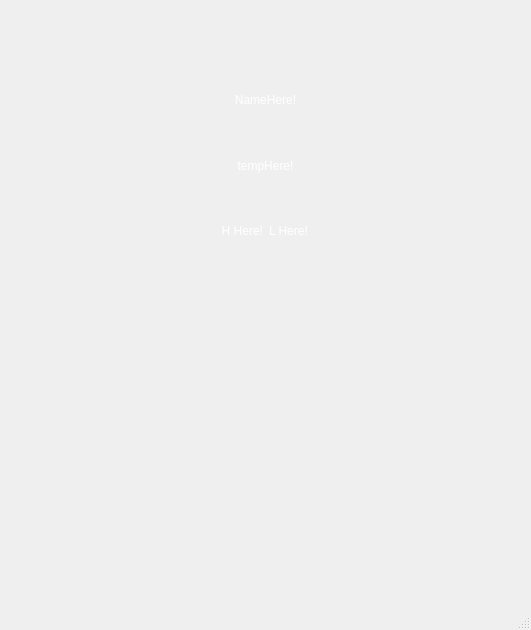
<?xml version="1.0" encoding="UTF-8"?>
<ui version="4.0">
 <class>MainWindow</class>
 <widget class="QMainWindow" name="MainWindow">
  <property name="geometry">
   <rect>
    <x>0</x>
    <y>0</y>
    <width>531</width>
    <height>630</height>
   </rect>
  </property>
  <property name="windowTitle">
   <string>MainWindow</string>
  </property>
  <widget class="QWidget" name="centralwidget">
   <widget class="QLabel" name="picture">
    <property name="geometry">
     <rect>
      <x>0</x>
      <y>0</y>
      <width>531</width>
      <height>611</height>
     </rect>
    </property>
    <property name="text">
     <string/>
    </property>
    <property name="pixmap">
     <pixmap>bg.jpg</pixmap>
    </property>
    <property name="scaledContents">
     <bool>true</bool>
    </property>
   </widget>
   <widget class="QWidget" name="verticalLayoutWidget">
    <property name="geometry">
     <rect>
      <x>140</x>
      <y>70</y>
      <width>251</width>
      <height>191</height>
     </rect>
    </property>
    <layout class="QVBoxLayout" name="temp_property">
     <item>
      <widget class="QLabel" name="cityName">
       <property name="styleSheet">
        <string notr="true">font: 20pt &quot;Sans Serif&quot;;
color: rgb(255, 255, 255)</string>
       </property>
       <property name="text">
        <string>NameHere!</string>
       </property>
       <property name="alignment">
        <set>Qt::AlignCenter</set>
       </property>
      </widget>
     </item>
     <item>
      <widget class="QLabel" name="temp">
       <property name="styleSheet">
        <string notr="true">font: 28pt &quot;Sans Serif&quot;;
color: rgb(255, 255, 255)</string>
       </property>
       <property name="text">
        <string>tempHere!</string>
       </property>
       <property name="alignment">
        <set>Qt::AlignCenter</set>
       </property>
      </widget>
     </item>
     <item>
      <layout class="QHBoxLayout" name="horizontalLayout">
       <item>
        <widget class="QLabel" name="high_temp">
         <property name="styleSheet">
          <string notr="true">color: rgb(255, 255, 255);
font: 12pt &quot;Sans Serif&quot;;</string>
         </property>
         <property name="text">
          <string>H Here!</string>
         </property>
         <property name="alignment">
          <set>Qt::AlignRight|Qt::AlignTrailing|Qt::AlignVCenter</set>
         </property>
        </widget>
       </item>
       <item>
        <widget class="QLabel" name="low_temp">
         <property name="styleSheet">
          <string notr="true">color: rgb(255, 255, 255);
font: 12pt &quot;Sans Serif&quot;;</string>
         </property>
         <property name="text">
          <string>L Here!</string>
         </property>
        </widget>
       </item>
      </layout>
     </item>
    </layout>
   </widget>
  </widget>
  <widget class="QStatusBar" name="statusbar"/>
 </widget>
 <resources/>
 <connections/>
</ui>
